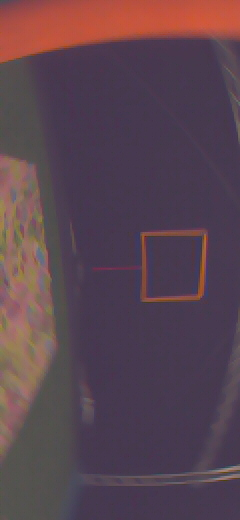
//> input picture Vision/image1.jpg, 240 x 520 px
$ ./EdgeDetector Vision/image1.jpg   (built with g++ and OpenCV 4)
//> lines starting //> are read from the running program, lines starting //| are printed output that depends on the picture; after the words box and inside, x2 and y2 are one past the last pixel; in counts of white or black regions, pixels touching at a corner belong together
//> further down, image is the input picture: 520 rows x 240 cols, CV_8UC3; mean B, G, R 80.1, 68.7, 90.8
#include <stdio.h>
#include <opencv2/opencv.hpp>

using namespace cv;

Mat canny_edge(Mat image)
{
    Mat dst;
    Mat img_blur;
    cvtColor(image, image, COLOR_RGB2GRAY, 0);
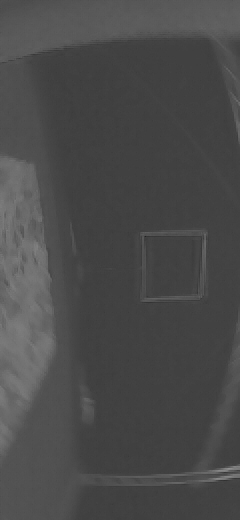
//> image: 520 rows x 240 cols, CV_8UC1; min 34, max 145, mean 74.5
    GaussianBlur(image,img_blur, Size(5,5), BORDER_DEFAULT);
    threshold(img_blur, img_blur, 86, 255, THRESH_BINARY);
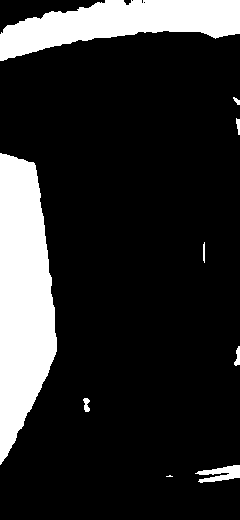
//> img_blur: 520 rows x 240 cols, CV_8UC1; 17.2% white; 9 white regions (1 under 20 px), largest, box (x1, y1, x2, y2) and area: (0, 153, 57, 465) 12649, (0, 0, 240, 61) 8082, (195, 465, 240, 483) 450
    Canny(image, dst, 40, 255, 3, false);
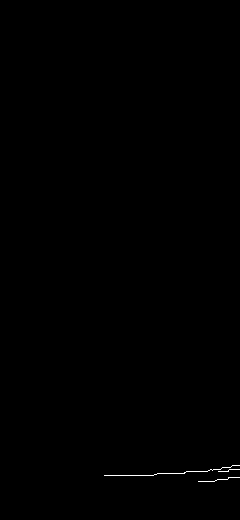
//> dst: 520 rows x 240 cols, CV_8UC1; 0.16% white in thin lines or dots, all inside (x1, y1, x2, y2) = (104, 465, 240, 482)
    // closing = morphology(dst,MORPH_CLOSE)

    return dst;
}


int main(int argc, char** argv )
{
    if ( argc != 2 )
    {
        printf("usage: DisplayImage.out <Image_Path>\n");
        return -1;
    }

    Mat image = imread( argv[1], 1 );

    if ( !image.data )
    {
        printf("No image data \n");
        return -1;
    }
    namedWindow("Display Image", WINDOW_AUTOSIZE );
    imshow("Display Image", canny_edge(image));

    waitKey(0);

    return 0;
}
